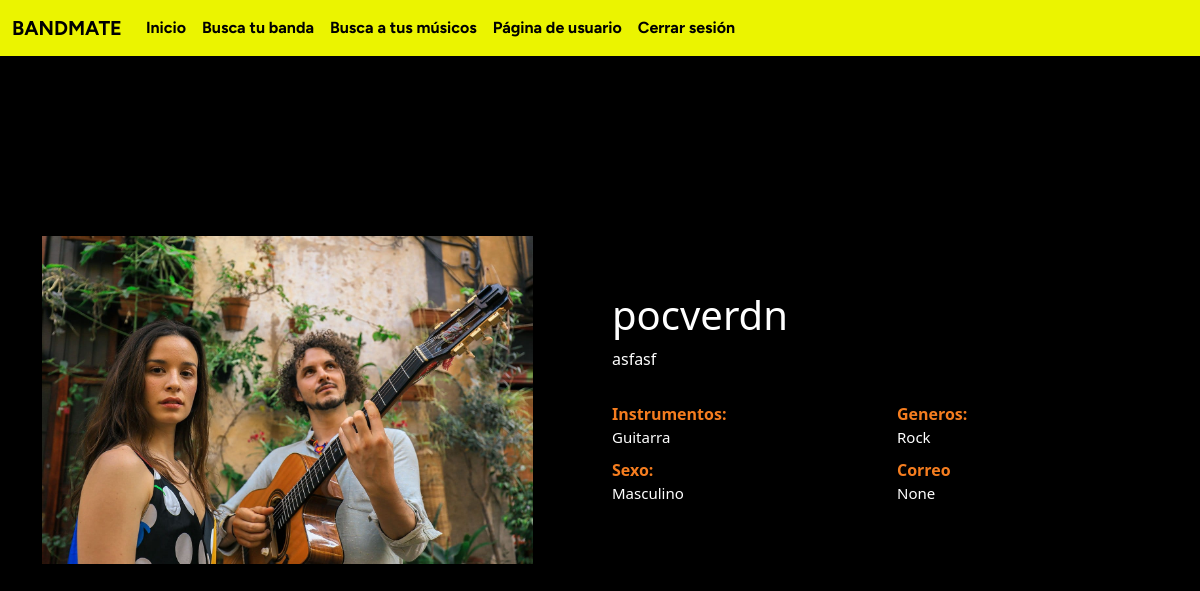
The page /personal_page/ (signed in) on the database as committed earlier.
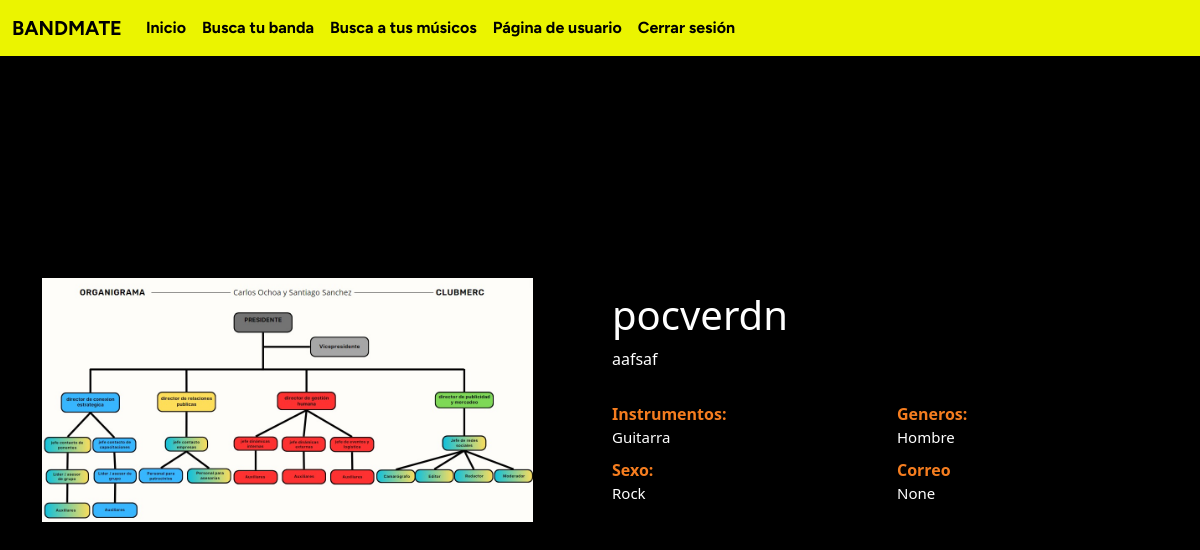
The same page on the database as committed later.
### main/models.py (models this page shows, shortened)
class user(models.Model):
    user_name = models.CharField(max_length=100)
    name = models.CharField(max_length=100)
    surname = models.CharField(max_length=100)
    gender = models.CharField(max_length=50)
    password = models.CharField(max_length=100)
    instruments = models.CharField(max_length=200)
    genre = models.CharField(max_length=200)
    years = models.IntegerField(default=0)
    photo = models.ImageField(upload_to='photos_users/')
    description = models.TextField()
    location = models.CharField(max_length=50)
    bands = models.CharField(max_length=1000, blank=True, null=True)
    email = models.EmailField(unique=True, default="correo@dominio.com")

### main/views.py (the view)
# urls.py: path('personal_page/', mainViews.personal, name='profile'),
def personal(request):
    if globals.user_name == "":
        username = request.session.get('logged_in_user', None)
    else:
        username = globals.user_name
    print(username)
    m = user.objects.get(user_name=username)
    globals.user_name = ""
    return render(request, "personal.html",{"m":m})

### main/templates/personal.html (shortened to what this page needs)
{% extends 'layout/base_d.html' %}
{% block content %}
<!DOCTYPE html>
<html lang="en">
<head>
    <link href="https://cdn.jsdelivr.net/npm/bootstrap@5.3.2/dist/css/bootstrap.min.css" rel="stylesheet">
</head>
<body>
	<section class="section" id="about">
		<div class="container">
			<div class="row align-items-center flex-row-reverse">
				<div class="col-lg-6">
					<h1>{{ m.user_name }}</h1>
					<p>{{m.description}}</p>
					<div>
						<div class="row about-list">
							<div class="col-md-6">
								<div class="media">
									<label>Instrumentos:</label>
									<p>{{m.instruments}}</p>
								</div>
								<div class="media">
									<label>Sexo:</label>
									<p>{{m.genre}}</p>
								</div>
							</div>
							<div class="col-md-6">
								<div class="media">
									<label>Generos:</label>
									<p>{{m.gender}}</p>
								</div>
								<div class="media">
									<label>Correo</label>
									<p>{{m.email}}</p>
								</div>
							</div>
						</div>
					</div>
				</div>
				<div class="col-lg-6">
					<div class="about-avatar">
						<img class = "card-img-top" src="{{ m.photo.url }}" title="" alt="">
					</div>
				</div>
			</div>
		</div>
	</section>
</body>
</html>
{% endblock %}

Rows that differ between the two databases and show on the page:
changed user "pocverdn": description "asfasf" → "aafsaf"; genre "Masculino" → "Rock"; gender "Rock" → "Hombre"; photo: a different picture
